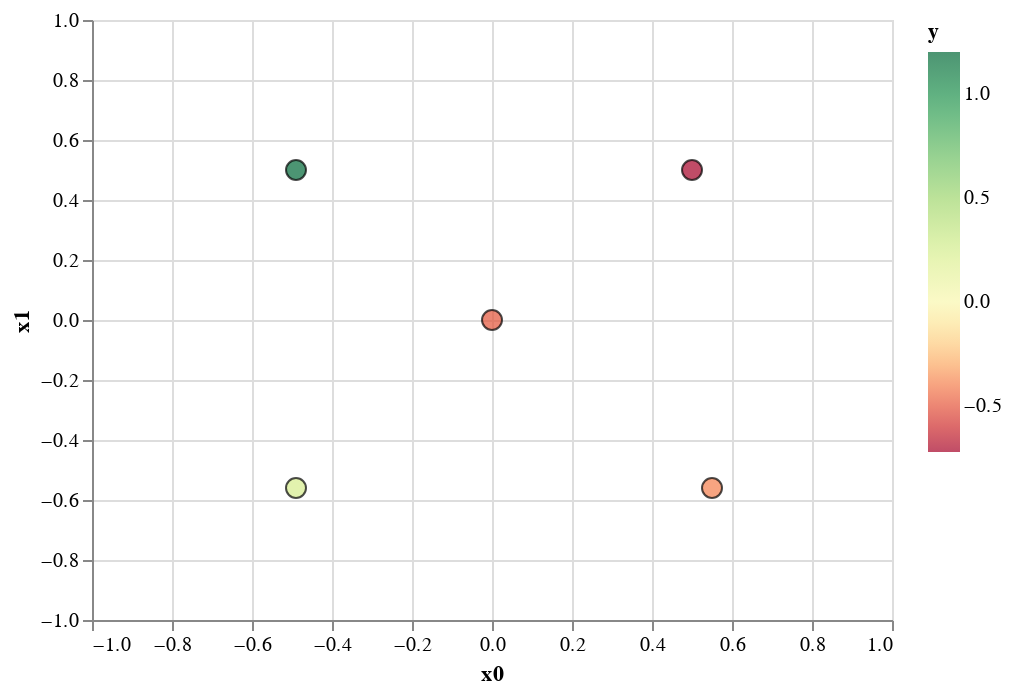

The notebook cell this image was saved under:
### Markdown cell above
Evaluate the function and plot all the evaluations so far:

### Code cell
y = blackbox2([x0.value, x1.value])[0][0]
print(f'Evaluated black box at ({x0.value}, {x1.value}); result={y}')
blackbox2.plot_xy()

### Figure 1 — Vega-Lite specification as saved in the notebook (floating-point values rounded to 4 significant figures)
{"config": {"view": {"continuousWidth": 400, "continuousHeight": 300}}, "data": {"name": "data-b5d4503b1026ef36888d25a0772ccb63"}, "mark": {"type": "circle", "size": 100, "stroke": "black", "strokeWidth": 1}, "encoding": {"color": {"type": "quantitative", "field": "y", "scale": {"domainMid": 0, "scheme": "redyellowgreen"}}, "x": {"type": "quantitative", "field": "x0", "scale": {"domain": [-1, 1]}}, "y": {"type": "quantitative", "field": "x1", "scale": {"domain": [-1, 1]}}}, "$schema": "https://vega.github.io/schema/vega-lite/v4.8.1.json", "datasets": {"data-b5d4503b1026ef36888d25a0772ccb63": [{"x0": 0.0, "x1": 0.0, "y": -0.5008}, {"x0": 0.5, "x1": 0.5, "y": -0.7218}, {"x0": -0.49, "x1": 0.5, "y": 1.201}, {"x0": -0.49, "x1": -0.56, "y": 0.2517}, {"x0": 0.55, "x1": -0.56, "y": -0.3974}]}}
